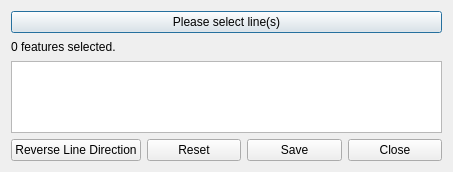
<?xml version="1.0" encoding="UTF-8"?>
<ui version="4.0">
 <class>LineDirectionDialogBase</class>
 <widget class="QDialog" name="LineDirectionDialogBase">
  <property name="geometry">
   <rect>
    <x>0</x>
    <y>0</y>
    <width>453</width>
    <height>172</height>
   </rect>
  </property>
  <property name="sizePolicy">
   <sizepolicy hsizetype="Expanding" vsizetype="Preferred">
    <horstretch>0</horstretch>
    <verstretch>0</verstretch>
   </sizepolicy>
  </property>
  <property name="windowTitle">
   <string>Line Direction</string>
  </property>
  <layout class="QVBoxLayout" name="verticalLayout_2">
   <item>
    <layout class="QVBoxLayout" name="verticalLayout">
     <item>
      <widget class="QPushButton" name="btnSelectLines">
       <property name="text">
        <string>Please select line(s)</string>
       </property>
      </widget>
     </item>
     <item>
      <widget class="QLabel" name="lblFeatureCount">
       <property name="text">
        <string>0 features selected.</string>
       </property>
      </widget>
     </item>
     <item>
      <widget class="QListWidget" name="lstFeatures">
       <property name="sizePolicy">
        <sizepolicy hsizetype="Expanding" vsizetype="Preferred">
         <horstretch>0</horstretch>
         <verstretch>0</verstretch>
        </sizepolicy>
       </property>
       <property name="verticalScrollBarPolicy">
        <enum>Qt::ScrollBarAsNeeded</enum>
       </property>
       <property name="sizeAdjustPolicy">
        <enum>QAbstractScrollArea::AdjustToContents</enum>
       </property>
       <property name="alternatingRowColors">
        <bool>true</bool>
       </property>
       <property name="selectionMode">
        <enum>QAbstractItemView::NoSelection</enum>
       </property>
       <property name="verticalScrollMode">
        <enum>QAbstractItemView::ScrollPerPixel</enum>
       </property>
       <property name="viewMode">
        <enum>QListView::ListMode</enum>
       </property>
       <property name="uniformItemSizes">
        <bool>true</bool>
       </property>
      </widget>
     </item>
     <item>
      <layout class="QHBoxLayout" name="horizontalLayout">
       <item>
        <widget class="QPushButton" name="btnConvert">
         <property name="text">
          <string>Reverse Line Direction</string>
         </property>
        </widget>
       </item>
       <item>
        <widget class="QPushButton" name="btnReset">
         <property name="text">
          <string>Reset</string>
         </property>
        </widget>
       </item>
       <item>
        <widget class="QPushButton" name="btnSave">
         <property name="text">
          <string>Save</string>
         </property>
        </widget>
       </item>
       <item>
        <widget class="QPushButton" name="btnClose">
         <property name="text">
          <string>Close</string>
         </property>
        </widget>
       </item>
      </layout>
     </item>
    </layout>
   </item>
  </layout>
 </widget>
 <resources/>
 <connections/>
</ui>
